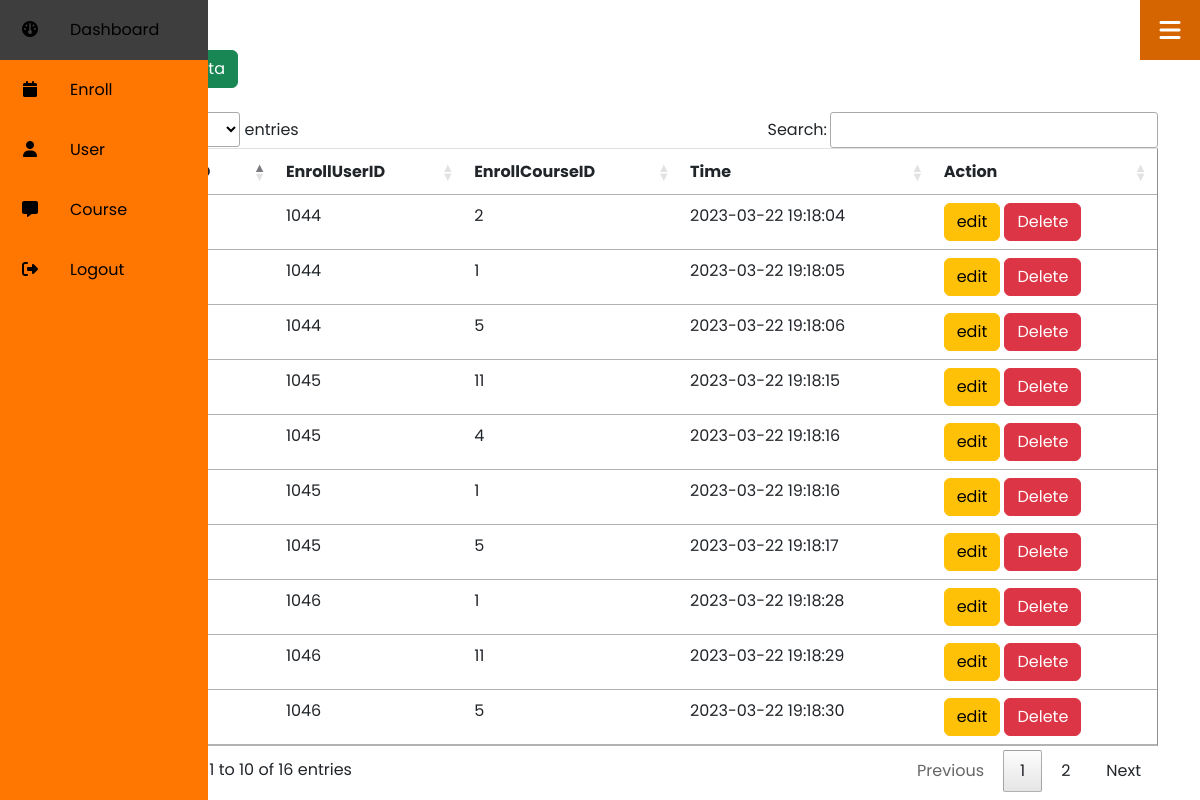
Screenshot of /listenroll.php (signed in) with the database file from the repository.
### tables this page shows
CREATE TABLE `enroll` (
  `EnrollID` int(11) NOT NULL,
  `EnrollUserID` int(11) NOT NULL,
  `EnrollCourseID` int(11) NOT NULL,
  `EnrollTime` timestamp NOT NULL DEFAULT current_timestamp() ON UPDATE current_timestamp()
);

### core/class.user.php (called while the page is built, shortened)
<?php
class user
{
    private $db;
    public function __construct(){
        try{
            $this->db = new PDO(CONFIG, USER, PWD);
            $this->db->setAttribute(PDO::ATTR_ERRMODE,PDO::ERRMODE_EXCEPTION);
        }catch(\PDOException $e){
            echo $e->getMessage();
        }
    }
    public function closeconnect()
    {
        $this->db = null;
    }
    public function enrollcourselist()
    {
        $sql = "SELECT * FROM `enroll`";
        $res = $this->db->query($sql);
        return $res->fetchall(PDO::FETCH_ASSOC);
    }
}
?>

### controller.user.php (called while the page is built, shortened)
<?php
    require_once('./core/class.user.php');
    $user = new user();
    if(isset($showenrolluser)){
        $enrollcourse_list = $user->enrollcourselist();
    }
?>

### listenroll.php (the view, shortened to what this page needs)
<?php
    $showenrolluser = "show";
    include('controller.user.php');
    include_once("navbar.php");
?>
<!DOCTYPE html>
<html lang="en">
<head>
    <link rel="stylesheet" href="csjs/dataTables.min.css">
    <link rel="stylesheet" href="csjs/css.css">
</head>
<body style="z-index: 1;">
    <div class="container" style="margin-left:auto;margin-right:auto;">
        <div class="row">
            <div class="col-1">
            </div>
            <div class="col-11">
            <div style="padding-top:50px;">
                <div class="modal" id="myModal">
                </div>
                <?php
                    if(isset($_GET["editeu"]) == true){
                ?>
                    <div class="row">
                        <div class="col-lg-6">
                            <div class="card" style="width: 100%">
                                <form action="controller.user.php?updateeu='<?php echo $e["EnrollID"] ?>'" method="post">
                                    <div style="margin-left:30px; margin-right:30px; margin-top:20px; margin-bottom:20px;">
                                        <h2>Update Data</h2><hr>
                                        <div>
                                            EnrollID : <br>
                                            <input type="text" class="form-control" name="EnrollID" placeholder="รหัสลงทะเบียน" value="<?php echo $e["EnrollID"] ?>" readonly disabled required><br>
                                        </div>
                                        <div>
                                            EnrollUserID : <br>
                                            <input type="text" class="form-control" name="EnrollUserID" placeholder="รหัสผู้ใช้" value="<?php echo $e["EnrollUserID"] ?>" required><br>
                                        </div>
                                        <div style="margin-top: -10px">
                                            EnrollCourseID : <br>
                                            <input type="text" class="form-control" name="EnrollCourseID" placeholder="รหัสคอร์ส" value="<?php echo $e["EnrollCourseID"] ?>" required><br>
                                        </div>
                                        <div style="margin-top: -10px">
                                            Time : <br>
                                            <input type="text" class="form-control" name="EnrollTime" placeholder="เวลา" value="<?php echo $e["EnrollTime"] ?>" required disabled><br>
                                        </div>
                                        <a class="btn btn-danger" href='listenroll.php'>Back</a>
                                        <div style="display: flex; flex-shrink: 0; flex-wrap: wrap; align-items: center; justify-content: flex-end; margin-top: -38px;">
                                            <button class="btn btn-danger" style="margin-right: 10px;" type="reset">Reset</button>
                                            <button class="btn btn-success" type="submit" name="save">Save</button>
                                        </div>
                                    </div>
                                </form>
                            </div>
                        </div>
                        <div class="col-lg-6">
                        </div>
                    </div>
                <?php
                    }else{
                ?>
                <a class="btn btn-success" data-bs-toggle='modal' data-bs-target='#myModal'>Add data</a><br><br>
                <table border="1" class="table table-hover" id="myTable">
                    <thead>
                        <tr>
                            <th>EnrollID</th>
                            <th>EnrollUserID</th>
                            <th>EnrollCourseID</th>
                            <th>Time</th>
                            <th>Action</th>
                        </tr>
                    </thead>
                    <tbody>
                        <?php
                        foreach ($enrollcourse_list as $e) {
                            echo "<tr>";
                            echo "<td>" . $e["EnrollID"] . "</td>";
                            echo "<td>" . $e["EnrollUserID"] . "</td>";
                            echo "<td>" . $e["EnrollCourseID"] . "</td>";
                            echo "<td>" . $e["EnrollTime"] . "</td>";
                            echo "<td><a class='btn btn-warning' href='listenroll.php?editeu=".$e["EnrollID"]."'>edit</a> ";
                            ?>
                            <a href="JavaScript:if(confirm('Confirm?')==true){window.location='controller.user.php?opt=del&ideu=<?php echo $e["EnrollID"];?>';}" class="btn btn-danger">Delete</a>
                            <?php
                            echo "</tr>";
                        }
                        ?>
                    </tbody>
                </table>
                <?php
                    }
                ?>
            </div>
        </div>
        </div>
    </div>
</body>
</html>

### navbar.php (style rules this page uses)
* { padding: 0; margin: 0; box-sizing: border-box; font-family: "Poppins", sans-serif; }
body { font-family: "Poppins", sans-serif; min-height: 100vh; background: black; }

### rows the page displays
enroll: EnrollUserID "1044", EnrollCourseID "2", EnrollTime "2023-03-22 19:18:04"
enroll: EnrollUserID "1044", EnrollCourseID "1", EnrollTime "2023-03-22 19:18:05"
enroll: EnrollUserID "1044", EnrollCourseID "5", EnrollTime "2023-03-22 19:18:06"
enroll: EnrollUserID "1045", EnrollCourseID "11", EnrollTime "2023-03-22 19:18:15"
enroll: EnrollUserID "1045", EnrollCourseID "4", EnrollTime "2023-03-22 19:18:16"
enroll: EnrollUserID "1045", EnrollCourseID "1", EnrollTime "2023-03-22 19:18:16"
enroll: EnrollUserID "1045", EnrollCourseID "5", EnrollTime "2023-03-22 19:18:17"
enroll: EnrollUserID "1046", EnrollCourseID "1", EnrollTime "2023-03-22 19:18:28"
enroll: EnrollUserID "1046", EnrollCourseID "11", EnrollTime "2023-03-22 19:18:29"
enroll: EnrollUserID "1046", EnrollCourseID "5", EnrollTime "2023-03-22 19:18:30"
